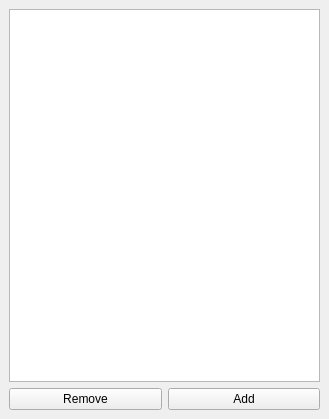
<?xml version="1.0" encoding="UTF-8"?>
<ui version="4.0">
 <class>LayoutsView</class>
 <widget class="QDockWidget" name="LayoutsView">
  <property name="geometry">
   <rect>
    <x>0</x>
    <y>0</y>
    <width>329</width>
    <height>419</height>
   </rect>
  </property>
  <property name="windowTitle">
   <string>DockWidget</string>
  </property>
  <widget class="QWidget" name="dockWidgetContents">
   <layout class="QGridLayout" name="gridLayout">
    <item row="3" column="0">
     <layout class="QHBoxLayout" name="horizontalLayout">
      <property name="topMargin">
       <number>0</number>
      </property>
      <item>
       <widget class="QPushButton" name="pushButton_2">
        <property name="text">
         <string>Remove</string>
        </property>
       </widget>
      </item>
      <item>
       <widget class="QPushButton" name="pushButton">
        <property name="text">
         <string>Add</string>
        </property>
       </widget>
      </item>
     </layout>
    </item>
    <item row="0" column="0">
     <widget class="QListWidget" name="listWidget"/>
    </item>
   </layout>
  </widget>
 </widget>
 <resources/>
 <connections/>
</ui>
